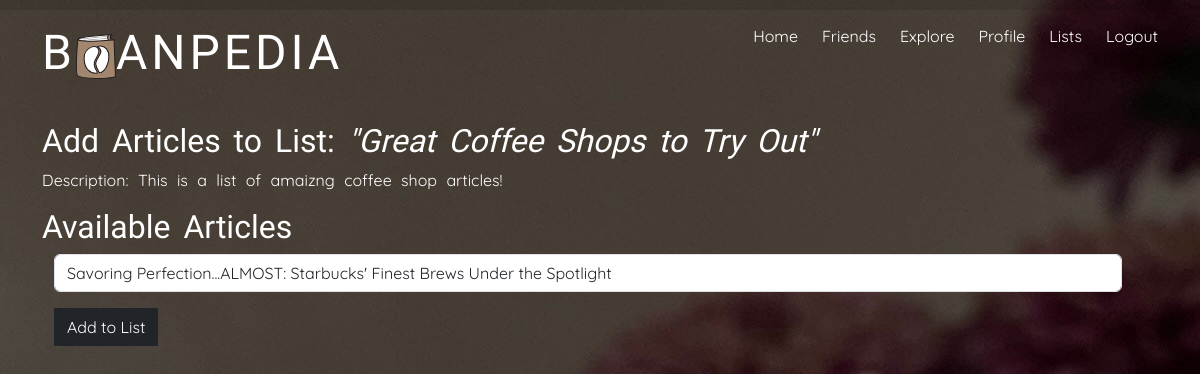
Page /project/list.php?list_id=7 on the committed database.
### tables this page shows
CREATE TABLE `lists` (
  `id` int NOT NULL,
  `name` varchar(255) NOT NULL,
  `description` text,
  `user_id` int NOT NULL,
  `created_at` timestamp NOT NULL DEFAULT CURRENT_TIMESTAMP
);

### project/list.php (the view, shortened to what this page needs)
<?php include "head.php";?>
        <link rel="stylesheet" type="text/css" href="css/style.css"/>
        <link rel="stylesheet" type="text/css" href="css/index.css"/>
    </head>
    <body>
        <div class="container">
            <div id="progress-bar-container">
            </div>
            <?php include "header.php";?>
            <?php
                include "config.php";
                    $listID = $_GET['list_id'];
                    $query = "SELECT * FROM lists WHERE id = ?";
                    $stmt = $conn->prepare($query);
                    $stmt->bind_param("i", $listID);
                    $stmt->execute();
                    $result = $stmt->get_result();
                    $list = $result->fetch_assoc();
                    $quer = "SELECT * FROM articles";
                    $res = $conn->query($quer);
                    $articles = $res->fetch_all(MYSQLI_ASSOC);
            ?>
            <br/>
            <h3>Add Articles to List: <i>"<?php echo $list['name']; ?>"</i></h3>
            <p id="p">Description: <?php echo $list['description']; ?></p>
            <h3>Available Articles</h3>
            <div class="container row">
                <form action="list.php?list_id=<?php echo $listID; ?>" method="POST">
                    <div class="form-group">
                        <select class="form-control" name="article_id">
                            <?php foreach ($articles as $article): ?>
                                <option value="<?php echo $article['id']; ?>"><?php echo $article['name']; ?></option>
                            <?php endforeach; ?>
                        </select>
                        <button type="submit" class="btn btn-dark mt-3 mb-3" name="add_to_list">Add to List</button>
                    </div>
                </form>
                <br/><br/>
            </div>
    </div>
    </body>
</html>

### project/css/style.css (style rules this page uses)
#progress-bar-container { position: fixed; top: 0; left: 0; width: 100%; height: 10px; background-color: #0000001e; z-index: 9999; }
h2, h3 { font-family: 'Gilda Display', sans-serif; font-size: 2em; color: white; }
body { font-family: 'Quicksand', sans-serif; font-size: 1em; word-spacing: 5px; background-image: url('../images/bg.JPG'); }
#p { color: white; }

### project/css/index.css (style rules this page uses)
form { color: white; }
.btn { border-radius: 0.5%; -webkit-border-radius: 0.5%; -moz-border-radius: 0.5%; -ms-border-radius: 0.5%; -o-border-radius: 0.5%; }

### rows in the picture
lists: name "Great Coffee Shops to Try Out", description "This is a list of amaizng coffee shop articles!"

### other values in the picture
form field article_id "Savoring Perfection...ALMOST: Starbucks' Finest Brews Under the Spotlight"
